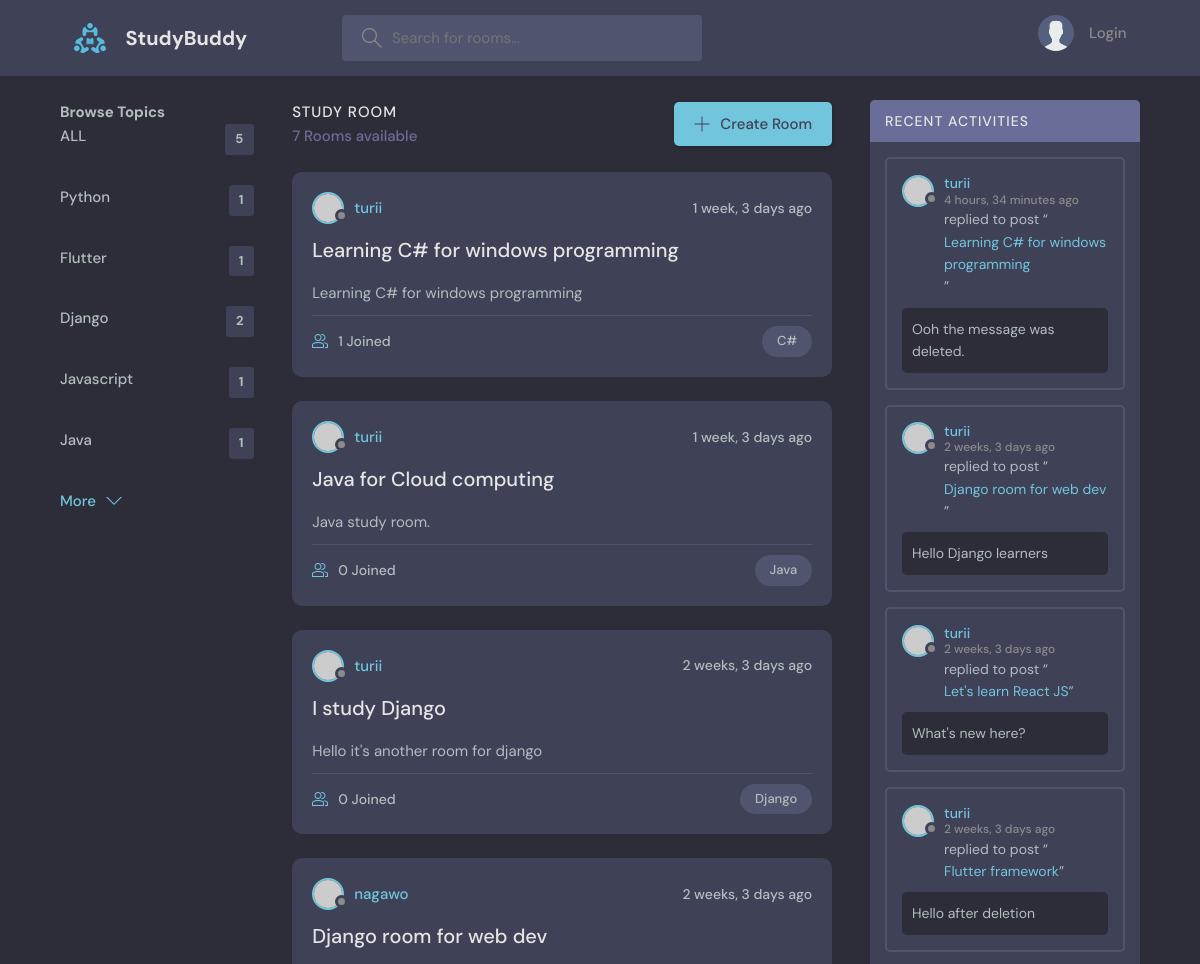
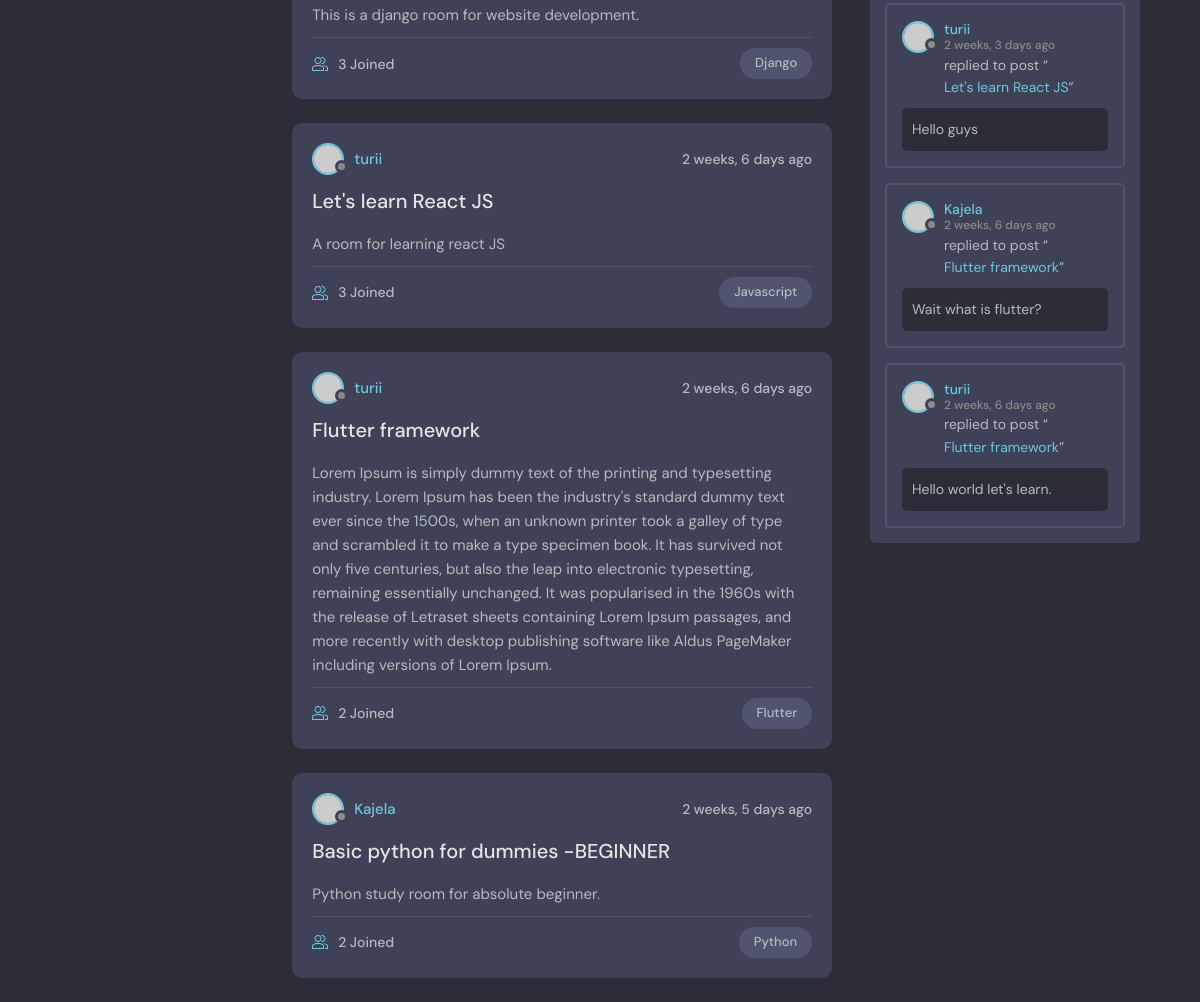
The app's page /, older data (2 pictures, top to bottom).
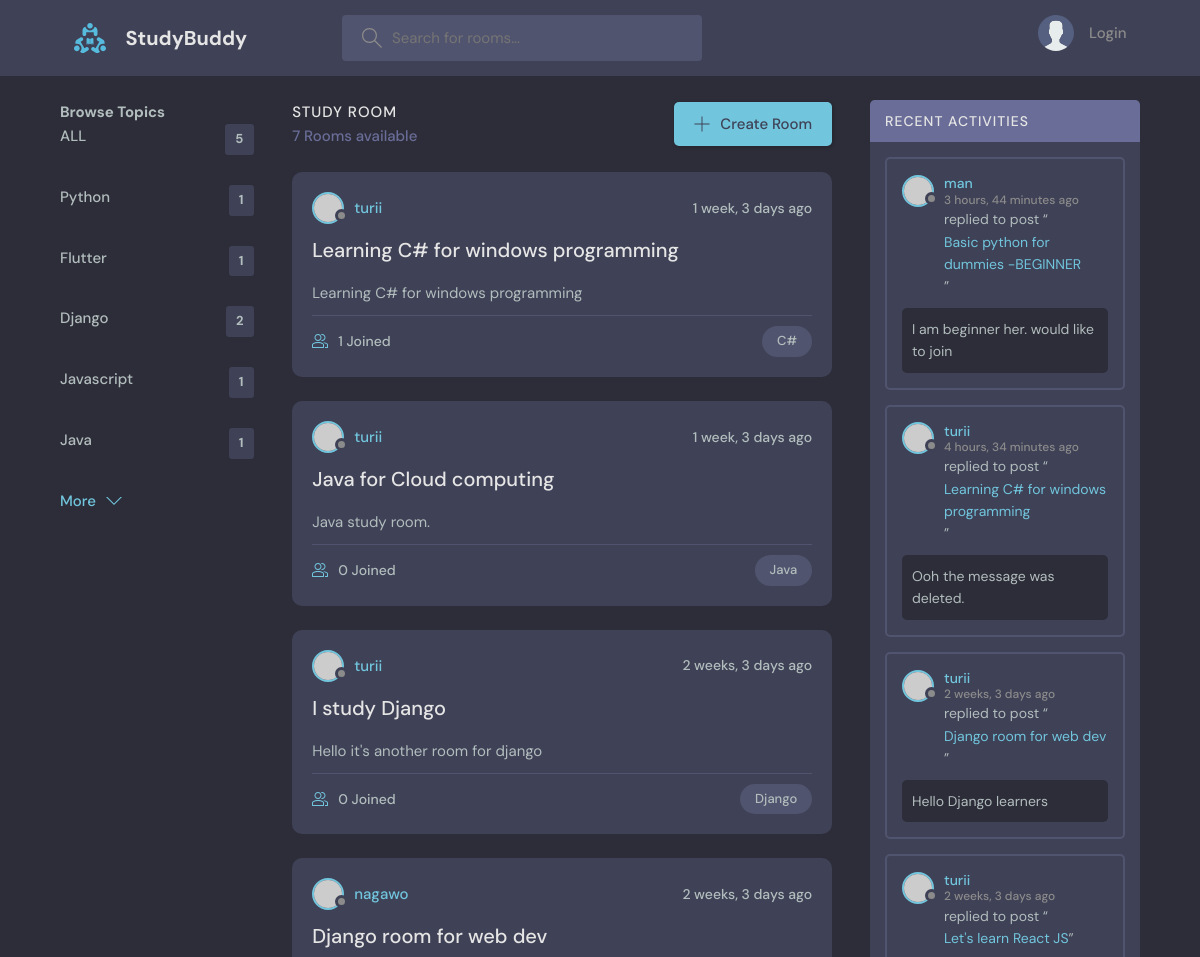
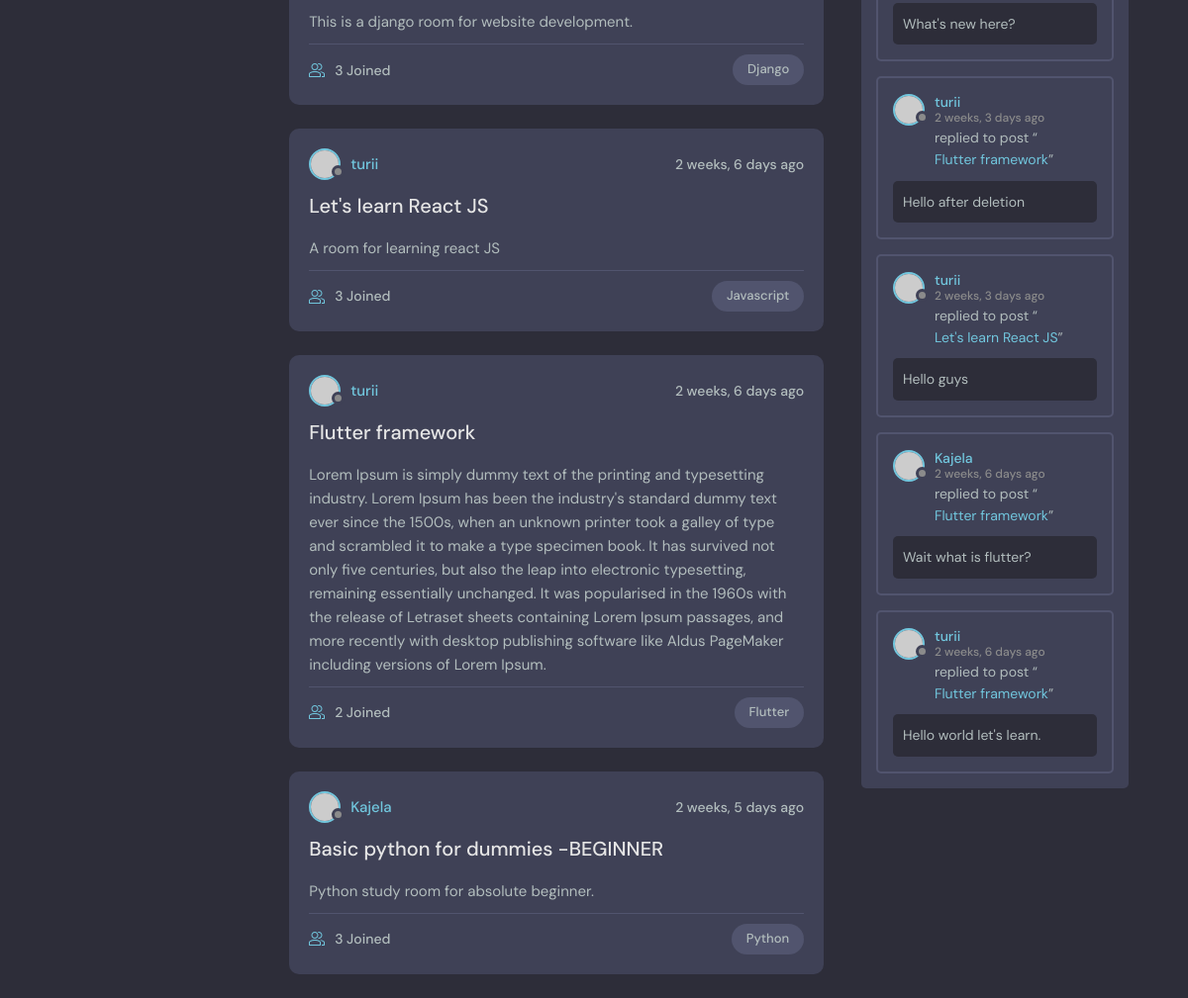
The same page, newer data (2 pictures, top to bottom).
### base/models.py (models this page shows, shortened)
class Topic(models.Model):
    name = models.CharField(max_length=200)

class Room(models.Model):
    host =  models.ForeignKey(User, on_delete=models.SET_NULL,null=True)
    topic =  models.ForeignKey(Topic, on_delete=models.SET_NULL,null=True)
    name = models.CharField(max_length=200)
    description = models.TextField(null=True, blank=True)
    participants = models.ManyToManyField(User, related_name='participants', blank=True)
    updated = models.DateTimeField(auto_now=True)
    created = models.DateTimeField(auto_now_add=True)
    class Meta():
        ordering = ['-updated', '-created']
    def __str__(self):
        return self.name

class Message(models.Model):
    user = models.ForeignKey(User, on_delete=models.CASCADE)
    room = models.ForeignKey(Room, on_delete=models.CASCADE)
    body = models.TextField()
    updated = models.DateTimeField(auto_now=True)
    created = models.DateTimeField(auto_now_add=True)
    class Meta():
        ordering = ['-updated', '-created']
    def __str__(self):
        return self.body[0:50]

### base/views.py (the view)
# urls.py: path('', views.home, name="home"),
def home(request):
    q = request.GET.get('q') if request.GET.get('q') != None else ''
    rooms = Room.objects.filter(
        Q(topic__name__icontains=q) |
        Q(name__icontains=q) |
        Q(description__icontains=q)
        )
    topics = Topic.objects.all()[0:5]
    room_count = rooms.count()
    room_messages = Message.objects.filter(Q(room__topic__name__icontains=q))
    context = {'rooms': rooms,
               'topics': topics,
               'room_count': room_count,
               'room_messages': room_messages,
               }
    return render(request, 'base/home.html', context)

### base/templates/base/home.html (shortened to what this page needs)
{% extends 'main.html' %}
{% block content %}
    <main class="layout layout--3">
      <div class="container">
         {% include 'base/topics_component.html' %}
        <div class="roomList">
          <div class="roomList__header">
            <div>
              <h2>Study Room</h2>
              <p>{{room_count}} Rooms available</p>
            </div>
            <a class="btn btn--main" href="{% url 'create-room' %}">
              <svg version="1.1" xmlns="http://www.w3.org/2000/svg" width="32" height="32" viewBox="0 0 32 32">
                <title>add</title>
                <path
                  d="M16.943 0.943h-1.885v14.115h-14.115v1.885h14.115v14.115h1.885v-14.115h14.115v-1.885h-14.115v-14.115z"
                ></path>
              </svg>
              Create Room
            </a>
          </div>
          {% include 'base/feed_component.html' %}
        </div>
        {% include 'base/activity_component.html' %}
      </div>
    </main>
    {% endblock %}

### base/templates/base/topics_component.html
<div class="topics">
    <div class="toipcs__header">
          <h2>Browse Topics</h2>
    </div>
          <ul class="topics__list">
              <li><a href="{% url 'home' %}">ALL <span>{{topics.count}}</span></a></li>
            {% for topic in topics %}
            <li>
                <a href="{% url 'home' %}?q={{topic.name}}">{{topic.name}} <span>{{topic.room_set.all.count}}</span></a>
            </li>
        {% endfor %}
          </ul>
          <a class="btn btn--link" href="{% url 'topics' %}">
            More
            <svg version="1.1" xmlns="http://www.w3.org/2000/svg" width="32" height="32" viewBox="0 0 32 32">
              <title>chevron-down</title>
              <path d="M16 21l-13-13h-3l16 16 16-16h-3l-13 13z"></path>
            </svg>
          </a>
</div>

### base/templates/base/feed_component.html (shortened to what this page needs)
{% for room in rooms %}
<div class="roomListRoom">
  <div class="roomListRoom__header">
    <a href="{% url 'profile' room.host.id %}" class="roomListRoom__author">
      <div class="avatar avatar--small">
        <img src="https://randomuser.me/api/portraits/women/11.jpg" />
      </div>
      <span>{{room.host.username}}</span>
    </a>
    <div class="roomListRoom__actions">
      <span>{{room.created|timesince}} ago</span>
    </div>
  </div>
  <div class="roomListRoom__content">
    <a href="{% url 'room' room.id %}">{{room.name}}</a>
    <p>
      {{room.description}}
    </p>
  </div>
  <div class="roomListRoom__meta">
    <a href="room.html" class="roomListRoom__joined">
      {{room.participants.all.count}} Joined
    </a>
    <p class="roomListRoom__topic">{{room.topic.name}}</p>
  </div>
</div>
{% endfor %}

### base/templates/base/activity_component.html (shortened to what this page needs)
<div class="activities">
    <div class="activities__header">
      <h2>Recent Activities</h2>
    </div>
    {% for room_message in room_messages %}
    <div class="activities__box">
      <div class="activities__boxHeader roomListRoom__header">
        <a href="{% url 'profile' room_message.user.id %}" class="roomListRoom__author">
          <div class="avatar avatar--small">
            <img src="https://randomuser.me/api/portraits/women/11.jpg" />
          </div>
          <p>
            {{room_message.user}}
            <span>{{room_message.created|timesince}} ago</span>
          </p>
        </a>
      </div>
      <div class="activities__boxContent">
        <p>replied to post “<a href="{% url 'room' room_message.room.id %}">{{room_message.room}}</a>”</p>
        <div class="activities__boxRoomContent">
          {{room_message.body}}
        </div>
      </div>
    </div>
    {% endfor %}
  </div>

Row changes from the older to the newer data that the page shows:
computed for Room "Basic python for dummies -BEGINNER": participants.all.count "2" → "3"
added Message: user "man", created "3 hours, 44 minutes", room "Basic python for dummies -BEGINNER", body "I am beginner her. would like to join"
